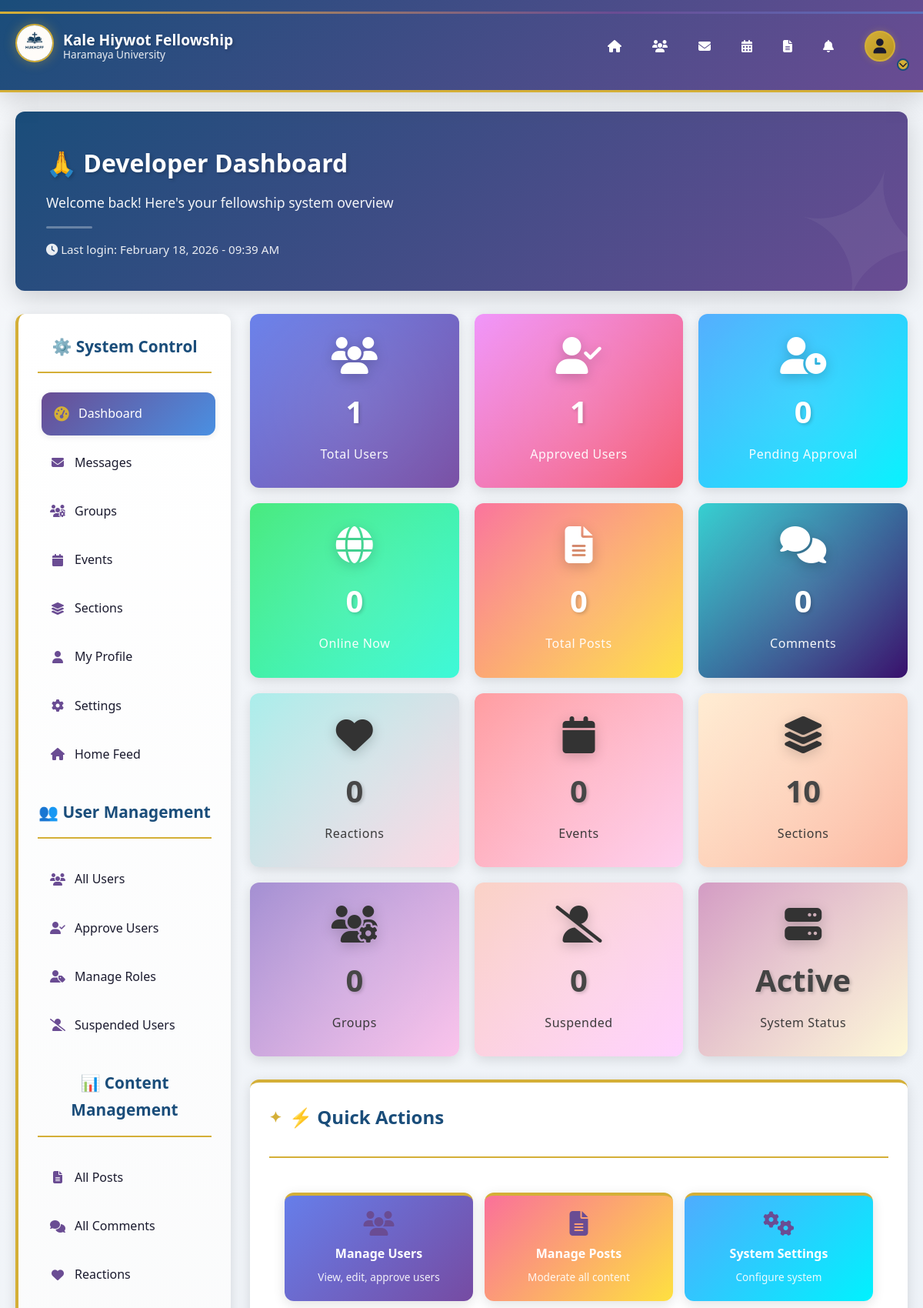
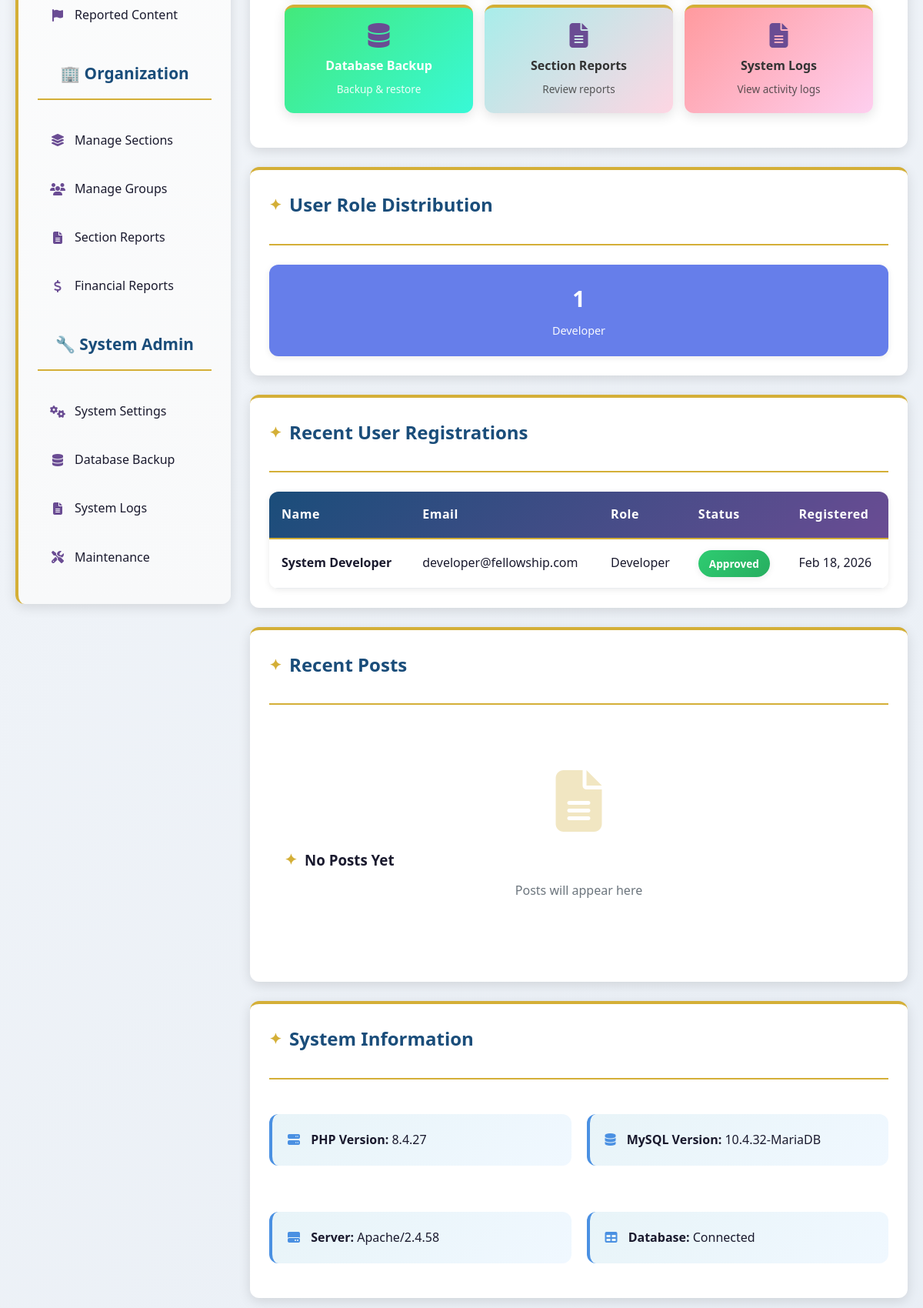
Page /admin/dashboard.php (signed in, upper part) on the committed database (2 pictures, top to bottom).
### tables this page shows
CREATE TABLE users (
    user_id INT PRIMARY KEY AUTO_INCREMENT,
    username VARCHAR(50) UNIQUE NOT NULL,
    email VARCHAR(100) UNIQUE NOT NULL,
    password VARCHAR(255) NOT NULL,
    full_name VARCHAR(100) NOT NULL,
    profile_picture VARCHAR(255) DEFAULT 'default.jpg',
    phone VARCHAR(20),
    role ENUM('developer', 'coordinator', 'fellowship_leader', 'section_leader', 'family_leader', 'member') DEFAULT 'member',
    status ENUM('pending', 'approved', 'suspended') DEFAULT 'pending',
    
     
    student_id VARCHAR(50),
    department VARCHAR(100),
    year_joined INT,
    current_year INT,
    hometown VARCHAR(100),
    
     
    section_id INT,
    family_id INT,
    join_date DATE,
    is_online BOOLEAN DEFAULT FALSE,
    last_seen DATETIME,
    
    created_at TIMESTAMP DEFAULT CURRENT_TIMESTAMP,
    updated_at TIMESTAMP DEFAULT CURRENT_TIMESTAMP ON UPDATE CURRENT_TIMESTAMP,
    
    INDEX idx_role (role),
    INDEX idx_section (section_id),
    INDEX idx_status (status)
);

### admin/dashboard.php (the view, shortened to what the rows shown need)
<?php
include '../includes/header.php';
$recent_users = $conn->query("SELECT * FROM users ORDER BY created_at DESC LIMIT 10");
?>
<main style="padding: 25px 0;">
    <div class="container">
        <div class="dashboard-welcome">
            <h2>🙏 Developer Dashboard</h2>
        </div>
        <div class="dashboard">
            <div class="main-content">
                <div class="card">
                    <?php if ($recent_users->num_rows > 0): ?>
                    <table class="spiritual-table">
                        <thead>
                            <tr>
                                <th>Name</th>
                                <th>Email</th>
                                <th>Role</th>
                                <th>Status</th>
                                <th>Registered</th>
                            </tr>
                        </thead>
                        <tbody>
                            <?php while ($user = $recent_users->fetch_assoc()): ?>
                            <tr>
                                <td><strong><?php echo htmlspecialchars($user['full_name']); ?></strong></td>
                                <td><?php echo htmlspecialchars($user['email']); ?></td>
                                <td><?php echo ucfirst(str_replace('_', ' ', $user['role'])); ?></td>
                                <td>
                                    <span class="status-badge status-<?php echo $user['status']; ?>">
                                        <?php echo ucfirst($user['status']); ?>
                                    </span>
                                </td>
                                <td><?php echo date('M d, Y', strtotime($user['created_at'])); ?></td>
                            </tr>
                            <?php endwhile; ?>
                        </tbody>
                    </table>
                    <?php endif; ?>
                </div>
            </div>
        </div>
    </div>
</main>
<?php include '../includes/footer.php'; ?>

### rows in the picture
users: full_name "System Developer", email "developer@fellowship.com", role "Developer", status "Approved", created_at "Feb 18, 2026"

### other values in the picture
$total_users "1"
$approved_users "1"
$pending_users "0"
$online_users "0"
$total_posts "0"
$total_comments "0"
$total_reactions "0"
$total_events "0"
$total_sections "10"
$total_groups "0"
$suspended_users "0"
$count "1"
str_replace('_', ' ', $role) "Developer"
phpversion() "8.4.27"
$conn->server_info "10.4.32-MariaDB"
